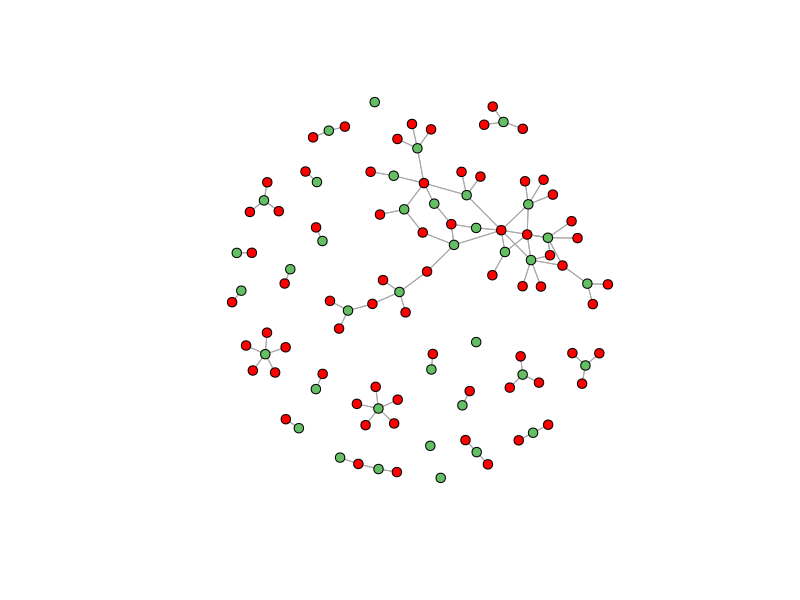
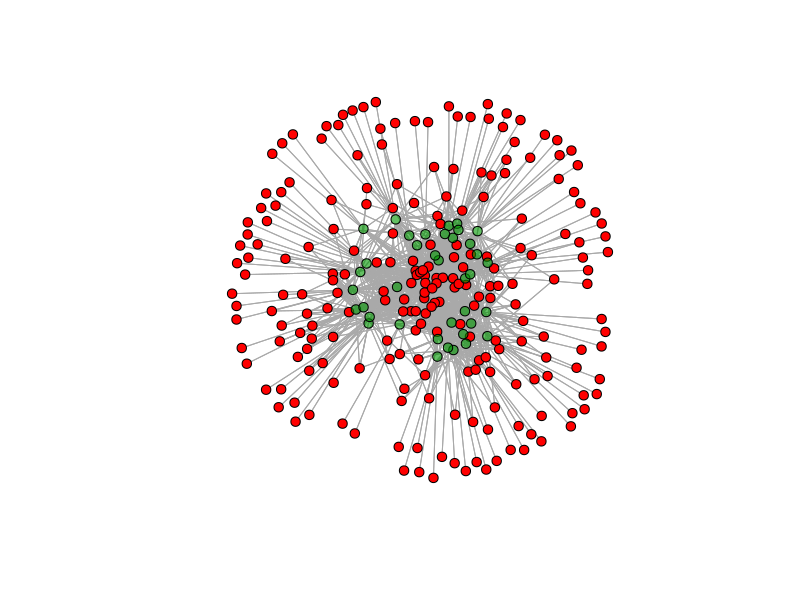
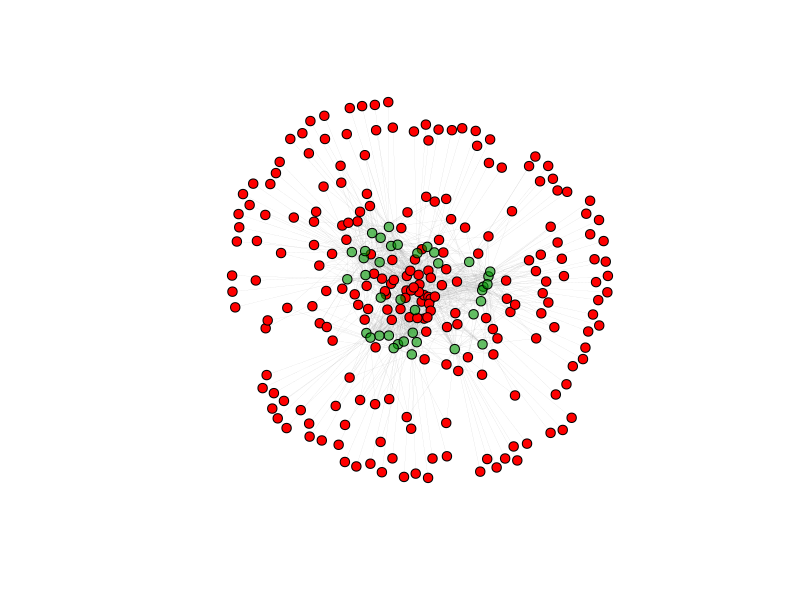
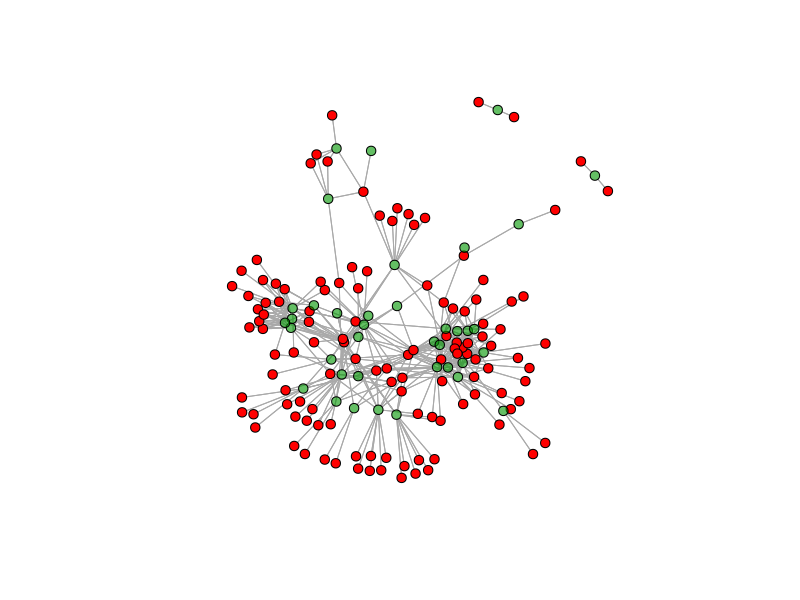
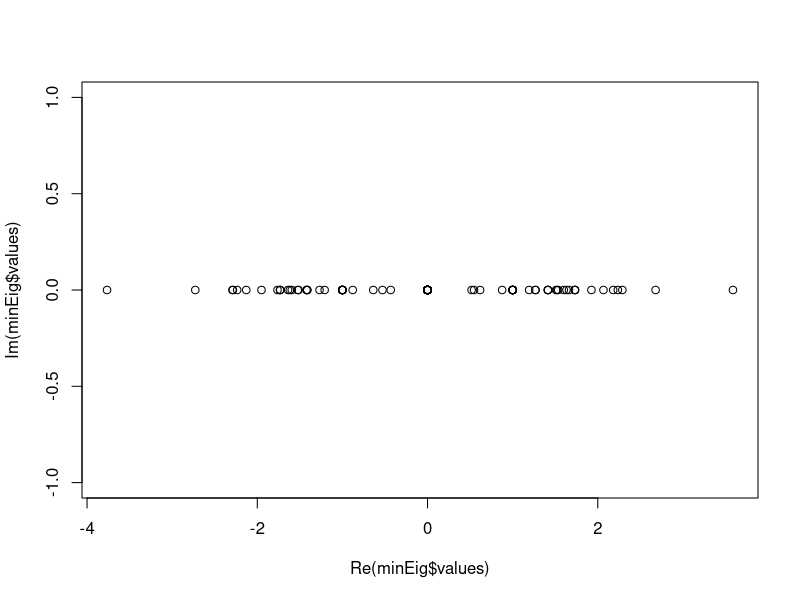

Write R code to recreate these figures, in order. (Note: this script raises an error after producing the figures.)
#install.packages("igraph")
library(igraph)

#setwd("D:\\PRACA\\R\\how simple are tropical food webs")
setwd("C:\\Users\\Piotr Szefer\\Desktop\\Work\\extrapolation\\datasets")
guilds <- read.table("guilds.csv", header = TRUE, sep = "\t")
names <- as.character(guilds[,1])
names[5] <- "CHRY133a"
rownames(guilds) <- names
#Chunk of code for individual based rarefaction

miners <- t(guilds[guilds$Guild == unique(guilds$Guild)[3], 2:(dim(guilds)[2] - 6)])
mobile.chewers <- t(guilds[guilds$Guild == unique(guilds$Guild)[4], 2:(dim(guilds)[2] - 6)])
semi <- t(guilds[guilds$Guild == unique(guilds$Guild)[5], 2:(dim(guilds)[2] - 6)])

## Change all teh entries into absence presence.
miners[is.na(miners)] <- 0
miners[miners>0] <- 1
colnames(miners) <- rep("M", dim(miners)[2])
rownames(miners) <- rep("P", dim(miners)[1])

mobile.chewers[is.na(mobile.chewers)] <- 0
mobile.chewers[mobile.chewers>0] <- 1
colnames(mobile.chewers) <- rep("M", dim(mobile.chewers)[2])
rownames(mobile.chewers) <- rep("P", dim(mobile.chewers)[1])

semi[is.na(semi)] <- 0
semi[semi>0] <- 1
colnames(semi) <- rep("M", dim(semi)[2])
rownames(semi) <- rep("P", dim(semi)[1])

make_graph <- function(mat){
  # This function makes a square adjacency matrix, with weighted interactions (?)
  # form an abundance matrix
  mat1 <- matrix(0, nrow = dim(mat)[2], ncol = dim(mat)[2])
  colnames(mat1) <- rep("M", dim(mat)[2])
  rownames(mat1) <- rep("M", dim(mat)[2])
  mat2 <- t(mat)
  mat3 <- mat
  mat4 <- matrix(0, nrow = dim(mat)[1], ncol = dim(mat)[1])
  colnames(mat4) <- rep("P", dim(mat)[1])
  rownames(mat4) <- rep("P", dim(mat)[1])
  
  minUp <- cbind(mat1, mat2)
  minDown <- cbind(mat3, mat4) 
  minAdj <- rbind(minUp, minDown)
  return(minAdj)
}

minAdj <- make_graph(miners)
mobAdj <- make_graph(mobile.chewers)
semAdj <- make_graph(semi)

minGraph <- graph_from_adjacency_matrix(minAdj)
mobGraph <- graph_from_adjacency_matrix(mobAdj)
semGraph <- graph_from_adjacency_matrix(semAdj)


transitivity(minGraph)

names(V(minGraph))

# Miners graph
colours <- rep(c("red", rgb(0,150,0, 155, maxColorValue = 255)), c(dim(miners)[2], dim(miners)[1]))
length(colours)
plot(minGraph, edge.arrow.size=0, vertex.size=5, vertex.color = colours,
     vertex.label = NA)

# Mobile chewers graph
colours <- rep(c("red", rgb(0,150,0, 155, maxColorValue = 255)), c(dim(mobile.chewers)[2],
                                                                   dim(mobile.chewers)[1]))
length(colours)
plot(mobGraph, edge.arrow.size=0, vertex.size=5, vertex.color = colours,vertex.label = NA)

l <- layout_in_circle(mobGraph)
l <- norm_coords(l, ymin=-1, ymax=1, xmin=-1, xmax=1)

grays <- rgb(150,150,150, 100, maxColorValue = 255)

plot(mobGraph,edge.arrow.size=0, vertex.size=5, vertex.label=NA, 
     edge.color=grays,
     vertex.color = colours, edge.width = 0.1)
transitivity(mobGraph)

# Semiconcealed graph

colours <- rep(c("red", rgb(0,150,0, 155, maxColorValue = 255)), c(dim(semi)[2], 
                                                                   dim(semi)[1]))
length(colours)
plot(semGraph, edge.arrow.size=0, vertex.size=5, vertex.color = colours,
     vertex.label = NA)
transitivity(semGraph)
cohesion(semGraph)

## What if I center the matrix entries
minAdj <- (minAdj - mean(minAdj))/(max(minAdj) - min(minAdj))

## Eigenvalues of the adjacency matrices (0,1)
minEig <- eigen(minAdj)
mobEig <- eigen(mobAdj)
semEig <- eigen(semAdj)

plot(Im(minEig$values)~Re(minEig$values))
plot(Im(semiEig$values)~Re(semiEig$values))
plot(Im(semiEig$values)~Re(semiEig$values))
